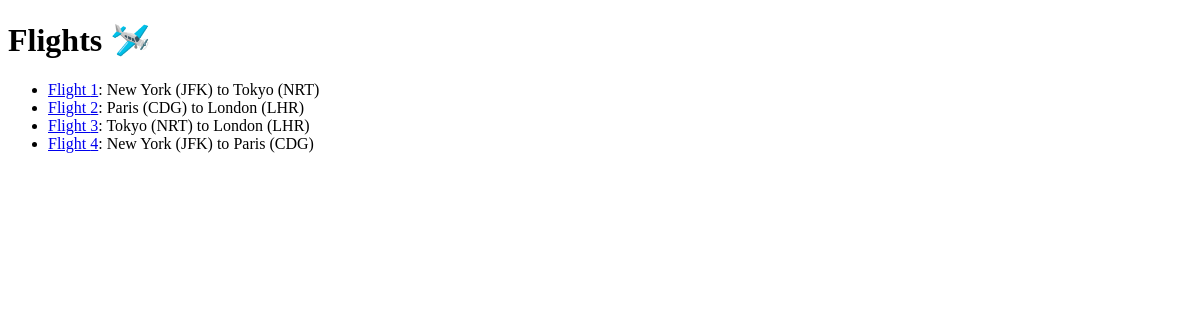
Before: /flights/ with the older database file.
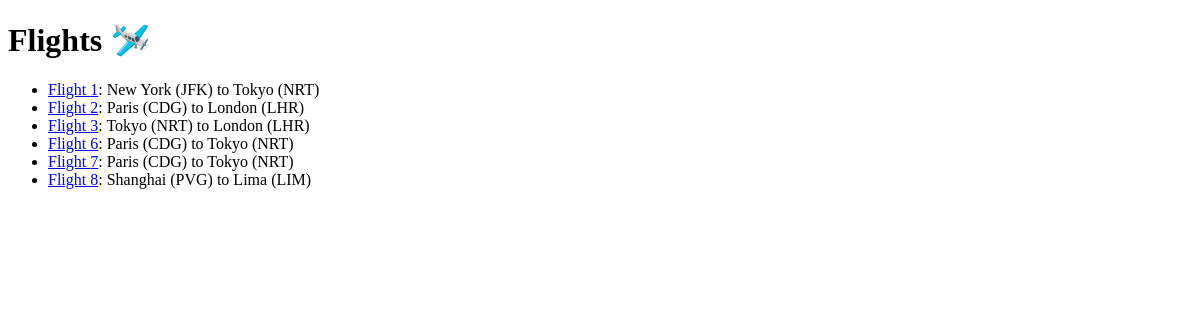
After: the same page with the newer database file.
### flights/models.py (models this page shows, shortened)
class Flight(models.Model):
	origin = models.ForeignKey(Airport, on_delete=models.CASCADE, related_name="origin_departures")
	destination = models.ForeignKey(Airport, on_delete=models.CASCADE, related_name="destination_arrivals")
	duration = models.IntegerField()

class Airport(models.Model):
	code = models.CharField(max_length=3)
	city = models.CharField(max_length=64)
	def __str__(self):
		return f"{self.city} ({self.code})"

### flights/views.py (the view)
# urls.py: path("", views.index, name="flights_index"),
def index(request):
    return render(request, "flights/index.html", {
         "flights": Flight.objects.all()
         })

### flights/templates/flights/index.html
{% extends "flights/layout.html" %}
{% block body %}
    <h1>Flights 🛩️</h1>
    <ul>
        {% for flight in flights %}
            <li><a href="{% url 'fck_flight' flight.id %}">Flight {{ flight.id }}</a>: {{ flight.origin }} to {{ flight.destination }}</li>
        {% endfor %}
    </ul>
{% endblock %}

### flights/templates/flights/layout.html (shortened to what this page needs)
<!DOCTYPE html>
<html lang="en">
    <head>
    </head>
        {% block body %}
        {% endblock %}
</html>

Changed rows visible on the page:
removed Flight: id "4", origin "New York (JFK)", destination "Paris (CDG)"
added Flight: id "6", origin "Paris (CDG)", destination "Tokyo (NRT)"
added Flight: id "7", origin "Paris (CDG)", destination "Tokyo (NRT)"
added Flight: id "8", origin "Shanghai (PVG)", destination "Lima (LIM)"
